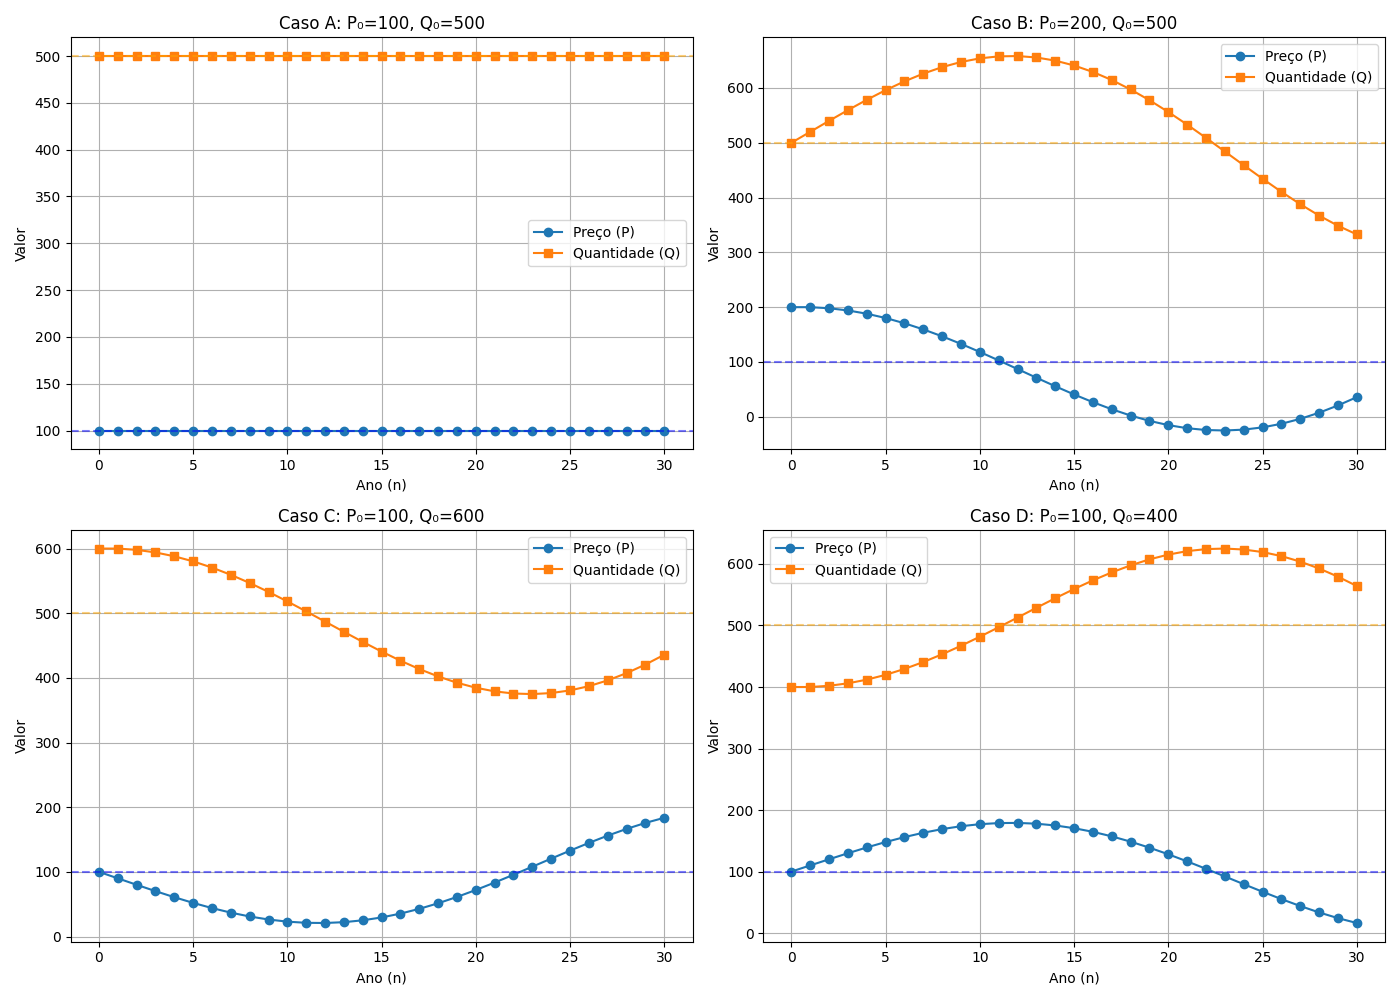

Source code (Python):
import numpy as np
import matplotlib.pyplot as plt

# Definição do modelo
def atualizar(P, Q):
    P_next = P - 0.1 * (Q - 500)
    Q_next = Q + 0.2 * (P - 100)
    return P_next, Q_next

# Condições iniciais
casos = {
    'A': (100, 500),
    'B': (200, 500),
    'C': (100, 600),
    'D': (100, 400)
}

n_iter = 30  # número de iterações

# Gerar gráfico de simulação (evolução no tempo)
fig, axes = plt.subplots(2, 2, figsize=(14, 10))
axes = axes.flatten()

for idx, (caso, (P0, Q0)) in enumerate(casos.items()):
    P_vals = [P0]
    Q_vals = [Q0]
    
    P, Q = P0, Q0
    for _ in range(n_iter):
        P, Q = atualizar(P, Q)
        P_vals.append(P)
        Q_vals.append(Q)
    
    ax = axes[idx]
    ax.plot(P_vals, label='Preço (P)', marker='o')
    ax.plot(Q_vals, label='Quantidade (Q)', marker='s')
    ax.axhline(100, color='blue', linestyle='--', alpha=0.5)
    ax.axhline(500, color='orange', linestyle='--', alpha=0.5)
    ax.set_title(f'Caso {caso}: P₀={P0}, Q₀={Q0}')
    ax.set_xlabel('Ano (n)')
    ax.set_ylabel('Valor')
    ax.legend()
    ax.grid(True)

plt.tight_layout()
plt.savefig('simulacao.png')  # Salva como simulacao.png
plt.show()
